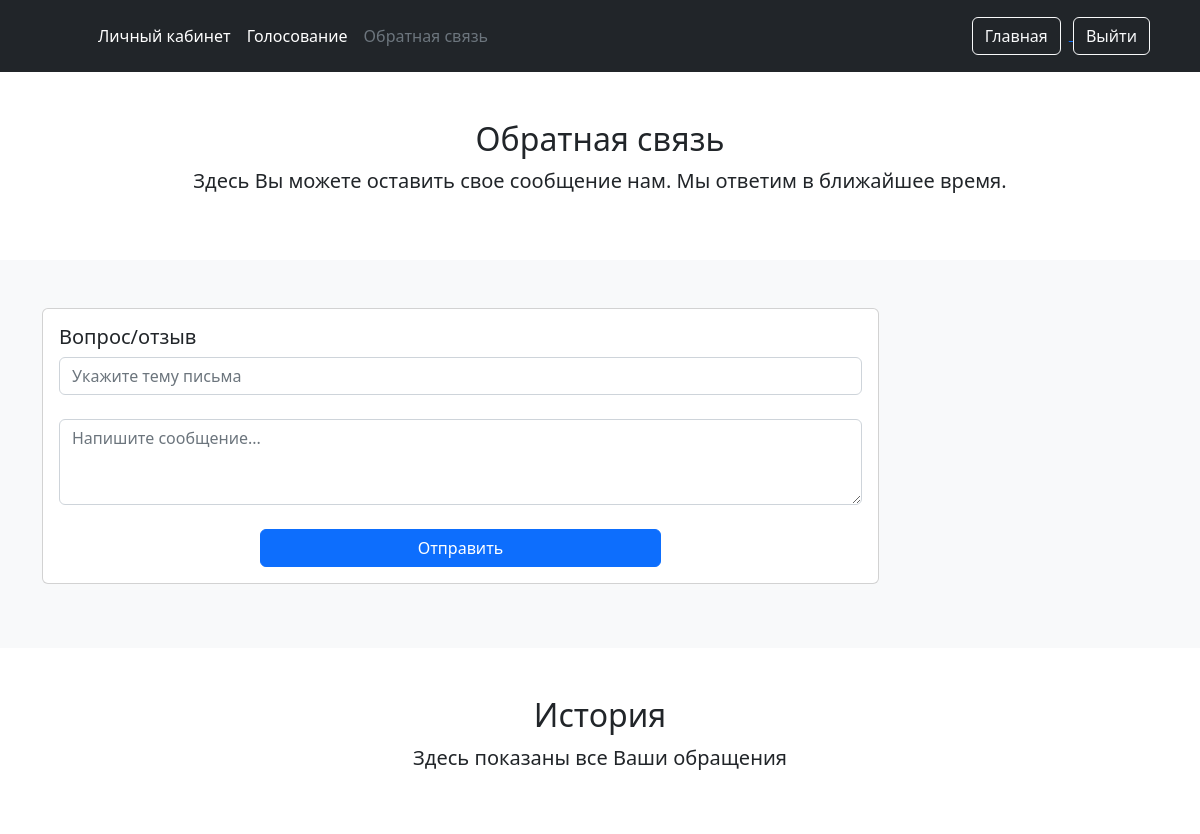
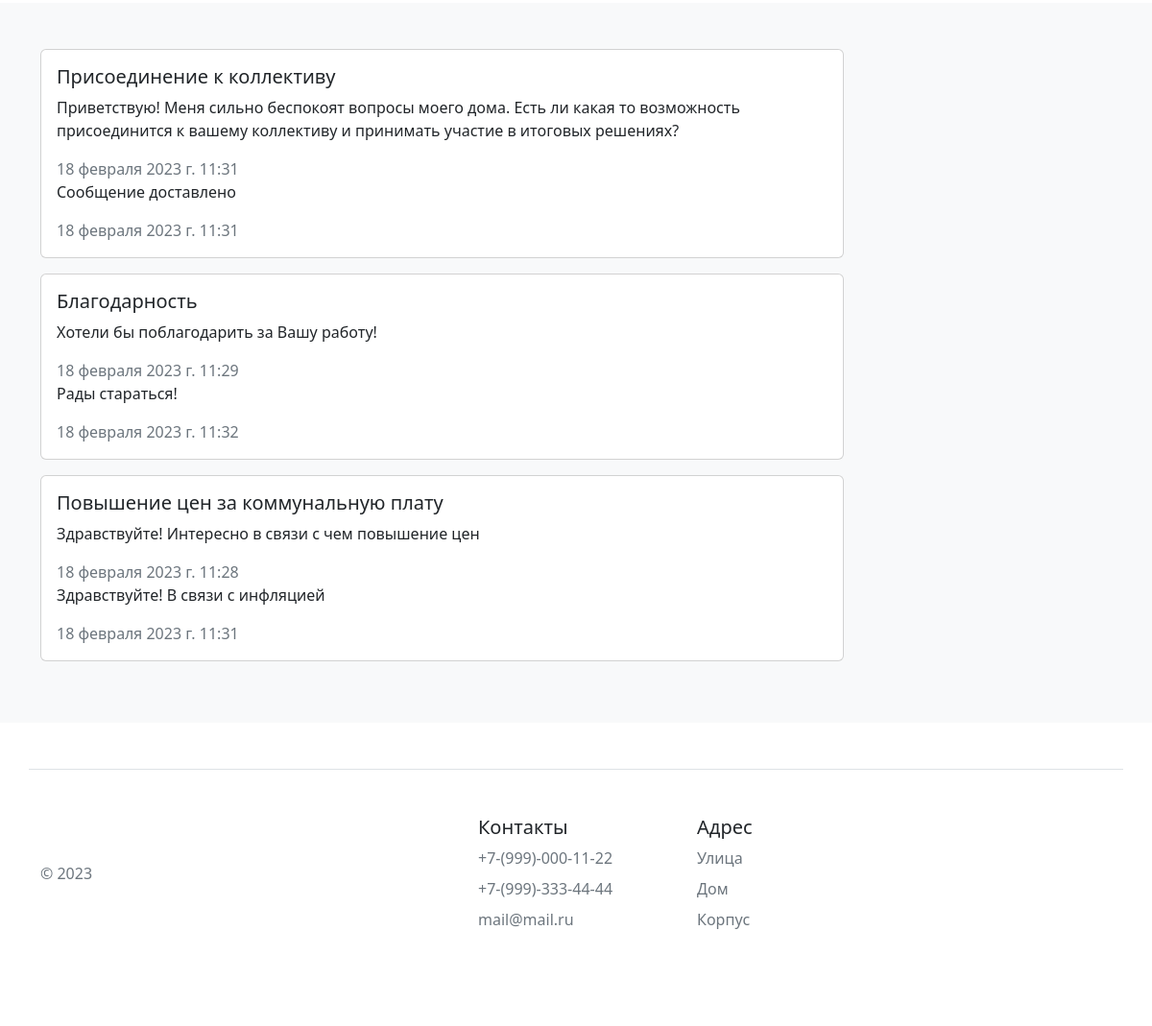
/accounts/profile/feedback (signed in), run on the app's committed database (2 pictures, top to bottom).
### main/models.py (models this page shows, shortened)
class Feedback(models.Model): #Обратная связь
    title = models.CharField('Тема', max_length=255, default='Без темы')
    question = models.TextField('Вопрос')
    answer = models.TextField('Ответ', default='Сообщение доставлено')
    time_quest = models.DateTimeField('Время вопроса', auto_now=False)
    time_answer = models.DateTimeField('Время ответа', auto_now=True)
    class Meta:
        verbose_name = 'Обратная связь'
        verbose_name_plural = 'Обратная связь'

### main/views.py (the view, shortened to what this page needs)
# urls.py: path('accounts/profile/feedback', views.feedback, name='feed'),
def feedback(request):
    if request.user.is_authenticated != True:
        return redirect("login")
    feedback = Feedback.objects.all()[::-1]
    return render(request, 'profile/feedback.html', {'feedback': feedback})

### main/templates/profile/feedback.html (shortened to what this page needs)
{% extends 'base.html'%}
{% block header %}
<li><a href="{% url 'profile'%}" class="nav-link px-2 text-white">Личный кабинет</a></li>
<li><a href="{% url 'quiz'%}" class="nav-link px-2 text-white">Голосование</a></li>
<li><a href="{% url 'feed'%}" class="nav-link px-2 text-secondary">Обратная связь</a></li>
{% endblock %}
 {% block button%}
<a href="{% url 'home'%}">
<button type="button" class="btn btn-outline-light me-2" >Главная </button>
</a>
<a href="{% url 'logout'%}">
<button type="button" class="btn btn-outline-light me-2" >Выйти </button>
</a>
{% endblock %}
{% block body %}
    <div class="py-5 text-center">
      <h2>Обратная связь</h2>
      <p class="lead">Здесь Вы можете оставить свое сообщение нам. Мы ответим в ближайшее время.</p>
    </div>
    <div class="album py-5 bg-light">
        <div class="container">
        <form method="POST" class="needs-validation" novalidate="">
          <div class="card w-75 mb-3">
            <div class="card-body">
                <h5 class="card-title">Вопрос/отзыв</h5>
                <input type="email" class="form-control" id="title" placeholder="Укажите тему письма" name='title'>
                <br>
                 <textarea class="form-control" id="question" placeholder="Напишите сообщение..." name='question' rows="3"></textarea>
                <br>
                <div class="d-grid gap-2 col-6 mx-auto">
                    <button class="btn btn-primary" type="submit">Отправить</button>
                </div>
            </div>
          </div>
        </div>
    </div>
   <div class="py-5 text-center">
      <h2>История</h2>
      <p class="lead">Здесь показаны все Ваши обращения</p>
    </div>
<div class="album py-5 bg-light">
    <div class="container">
        {% for el in feedback %}
        <div class="card w-75 mb-3">
        <div class="card-body">
            <h5 class="card-title"> {{ el.title }} </h5>
             <p class="card-text">{{ el.question }} </p>
            <div class="text-muted">
              {{el.time_quest}}
              </div>
            <p class="card-text">{{ el.answer }} </p>
            <div class="text-muted"> {{ el.time_answer }} </div>
        </div>
      </div>
        {% endfor %}
      </div>
    </div>
{% endblock %}

### data on the page
Feedback: title "Присоединение к коллективу", question "Приветствую! Меня сильно беспокоят вопросы моего дома. Есть ли какая то возможность присоединится к вашему коллективу и принимать участие в итоговых решениях?", time_quest "18 февраля 2023 г. 11:31", answer "Сообщение доставлено", time_answer "18 февраля 2023 г. 11:31"
Feedback: title "Благодарность", question "Хотели бы поблагодарить за Вашу работу!", time_quest "18 февраля 2023 г. 11:29", answer "Рады стараться!", time_answer "18 февраля 2023 г. 11:32"
Feedback: title "Повышение цен за коммунальную плату", question "Здравствуйте! Интересно в связи с чем повышение цен", time_quest "18 февраля 2023 г. 11:28", answer "Здравствуйте! В связи с инфляцией", time_answer "18 февраля 2023 г. 11:31"
